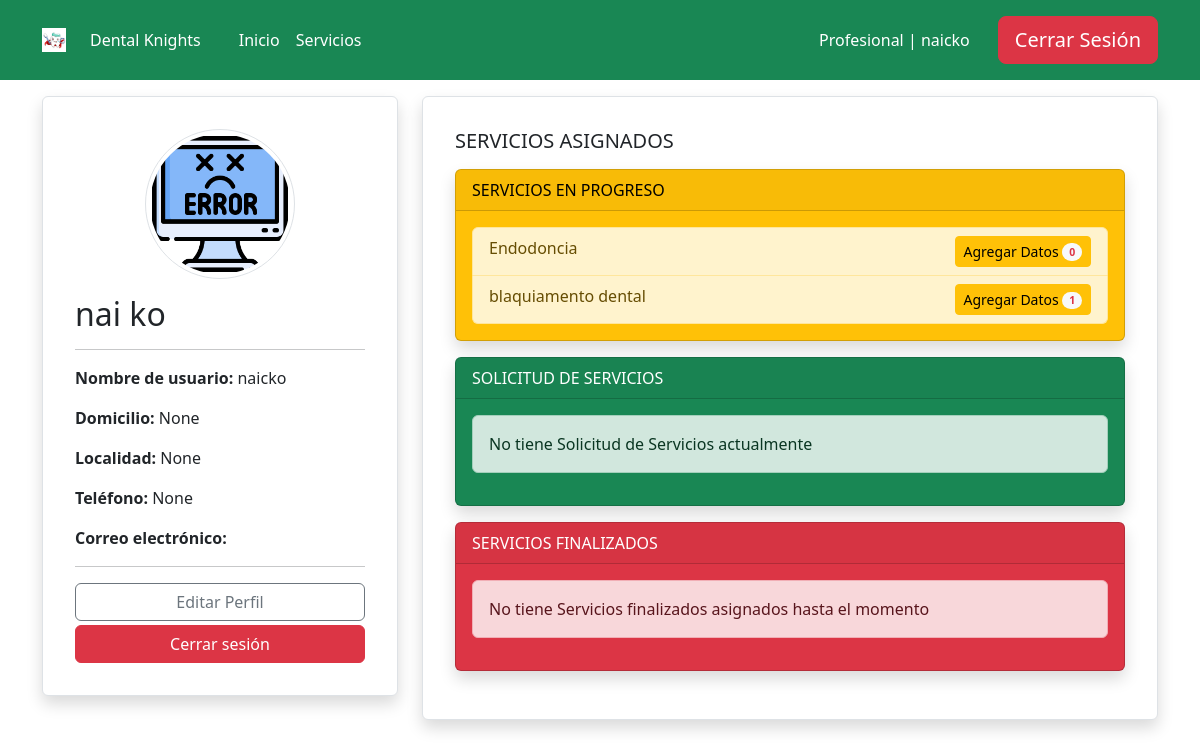
/profile/ (signed in), run on an earlier commit of the app's database.
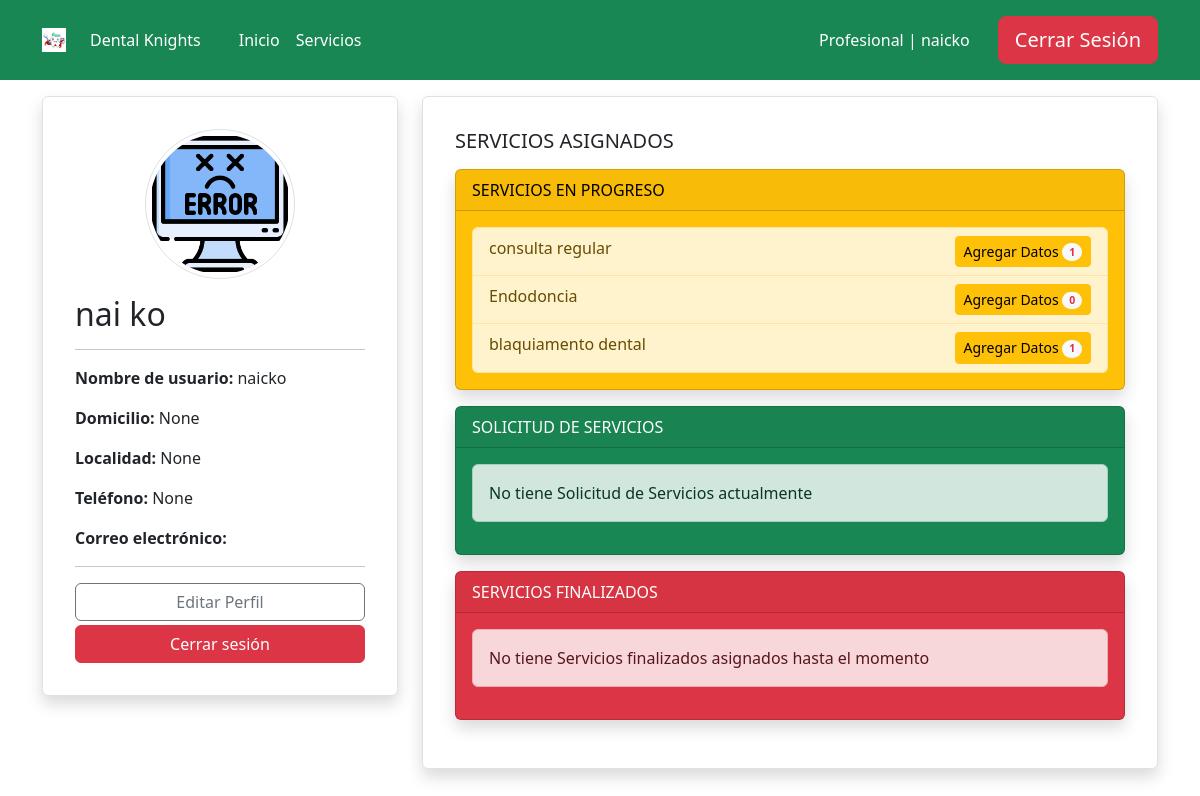
And on a later commit of the database.
### accounts/models.py (models this page shows, shortened)
class Profile(models.Model):
    user = models.OneToOneField(User, on_delete=models.CASCADE, related_name='profile', verbose_name='Usuario')
    image = models.ImageField(default='users/usuario_defecto.jpg', upload_to='users/', verbose_name='Imagen de perfil')
    address = models.CharField(max_length=150, null=True, blank=True, verbose_name='Direccion')
    location = models.CharField(max_length=100, null=True, blank=True, verbose_name='Localidad')
    telephone = models.CharField(max_length=20, null=True, blank=True, verbose_name='telefono')
    class Meta:
        verbose_name= 'perfil' # Nombre en singular para mostrar en el panel de administración
        verbose_name_plural= 'perfiles' # Nombre en plural para mostrar en el panel de administración
        ordering = ['-id'] # Ordena los perfiles de forma descendente por el ID, mostrando los más recientes primero

### core/models.py (models this page shows, shortened)
class Servicios(models.Model):
    STATUS_CHOICES = (
        ('S', 'Solicitud de Servicio'),  # Servicio solicitado por el cliente
        ('P', 'En progreso'),            # Servicio en proceso de realización
        ('F', 'Finalizado'),             # Servicio completado
    )
    name = models.CharField(max_length=100, verbose_name='Nombre del Servicio')  # Nombre del servicio
    description = models.TextField(blank=True, null=True, verbose_name='Descripción')  # Descripción opcional del servicio
    profesional = models.ForeignKey(User, on_delete=models.CASCADE, limit_choices_to={'groups__name': 'profesionales'}, verbose_name='Profesional')  # Profesional asignado, relacionado con un usuario del grupo "profesionales"
    n_procedimientos = models.PositiveIntegerField(default=0, verbose_name='Número de sesiones')  # Número de procedimientos o sesiones asociadas al servicio
    status = models.CharField(max_length=1, choices=STATUS_CHOICES, default='S', verbose_name='Estado')  # Estado del servicio, utilizando las opciones definidas en STATUS_CHOICES
    class Meta:
        verbose_name = 'servicio'
        verbose_name_plural = 'servicios'

### core/views.py (the view, shortened to what this page needs)
# urls.py: path('profile/', login_required(ProfileView.as_view()), name='profile'),
@add_group_name_to_context
class ProfileView(TemplateView):
    template_name = 'profile/profile.html'
    def get_context_data(self, **kwargs):
        context = super().get_context_data(**kwargs)
        user = self.request.user
        context['user_form'] = UserForm(instance=user)
        context['profile_form'] = ProfileForm(instance=user.profile)
        if user.groups.filter(name='profesionales').exists():
            assigned_services = Servicios.objects.filter(profesional=user).order_by('-id')
            inscription_services = assigned_services.filter(status='S')
            progress_services = assigned_services.filter(status='P')
            finalized_services = assigned_services.filter(status='F')
            context['inscription_services'] = inscription_services
            context['progress_services'] = progress_services
            context['finalized_services'] = finalized_services
        return context

### core/views.py (called while the page is built)
def plural_to_singular(plural):
    plural_singular = {
        "clientes": "cliente",
        "profesionales": "profesional",
        "ejecutivos": "ejecutivo",
        "administradores": "administrador",
    }
    return plural_singular.get(plural, "error")

def get_group_and_color(user):
    group = user.groups.first()
    group_id = None
    group_name = None
    group_name_singular = None
    color = None
    if group:
        if group.name == 'clientes':
            color = 'bg-primary'
        elif group.name == 'profesionales':
            color = 'bg-success'
        elif group.name == 'ejecutivos':
            color = 'bg-danger'
        elif group.name == 'administradores':
            color = 'bg-info'
        group_id = group.id
        group_name = group.name
        group_name_singular = plural_to_singular(group.name)
    return group_id, group_name, group_name_singular, color

def add_group_name_to_context(view_class):
    original_dispatch = view_class.dispatch
    def dispatch(self, request, *args, **kwargs):
        user = self.request.user
        group_id, group_name, group_name_singular, color = get_group_and_color(user)
        context = {
            'group_name': group_name,
            'group_name_singular': group_name_singular,
            'color': color
        }
        self.extra_context = context
        return original_dispatch(self, request, *args, **kwargs)
    view_class.dispatch = dispatch
    return view_class

### templates/profile/profile.html (shortened to what this page needs)
{% extends 'base.html' %}
{% load static %}
{% block content %}
    <div class="container my-3">
        <div class="row">
            <div class="col-md-4">
                <div class="card border rounded-2 shadow p-3 mb-3">
                    <div class="card-body">
                        <div class="text-center">
                            {% if user.profile.image %}
                                <img class="img-thumbnail rounded-circle mb-3" src="{{ user.profile.image.url }}" alt="{{ user.username }}" style="width: 150px;">
                            {% else %}
                                <img class="img-thumbnail rounded-circle mb-3" src="{% static 'users/usuario_defecto.jpg' %}" alt="Imagen por defecto" style="width: 150px;">
                            {% endif %}
                        </div>
                        <h2>{{ user.first_name }} {{ user.last_name }}</h2>
                        <hr>
                        <p><strong>Nombre de usuario: </strong>{{ user.username }}</p>
                        <p><strong>Domicilio: </strong>{{ user.profile.address }}</p>
                        <p><strong>Localidad: </strong>{{ user.profile.location }}</p>
                        <p><strong>Teléfono: </strong>{{ user.profile.telephone }}</p>
                        <p><strong>Correo electrónico: </strong>{{ user.email }}</p>
                        <hr>
                        <div class="text-center">
                            <a class="btn btn-outline-secondary w-100 mb-1" href="#" data-bs-toggle="modal" data-bs-target="#editProfileModal">Editar Perfil</a>
                            <form method="POST" action="{% url 'logout' %}" class="d-inline">
                                <button type="submit" class="btn btn-danger w-100">Cerrar sesión</button>
                            </form>
                        </div>
                    </div>
                </div>
            </div>
            <div class="col-md-8">
                <div class="card border rounded-2 shadow p-3 mb-3">
                    <div class="card-body">
                        {% if group_name == 'clientes' %}
                            {% include 'profile/clientes.html' %}
                        {% elif group_name == 'profesionales' %}
                            {% include 'profile/profesionales.html' %}
                        {% elif group_name == 'ejecutivos' %}
                            {% include 'profile/ejecutivos.html' %}
                        {% elif group_name == 'administradores' %}
                            {% include 'profile/admin.html' %}
                        {% endif %}
                    </div>
                </div>
            </div>
        </div>
    </div>
{% endblock %}

### templates/base.html (shortened to what this page needs)
{% load static %}
<!doctype html>
<html lang="es">
<head>
    <link href="https://cdn.jsdelivr.net/npm/bootstrap@5.3.0/dist/css/bootstrap.min.css" rel="stylesheet">
</head>
<body>
    {% include 'header.html' %}
    {% block content %}{% endblock %}
</body>
</html>

### templates/header.html (shortened to what this page needs)
{% if user.is_authenticated %}
    {% if group_name == 'clientes' %}
        <header class="p-3 text-bg-dark bg-primary">
    {% elif group_name == 'profesionales' %}
        <header class="p-3 text-bg-dark bg-success">
    {% elif group_name == 'ejecutivos' %}
        <header class="p-3 text-bg-dark bg-danger">
    {% elif group_name == 'administradores' %}
        <header class="p-3 text-bg-dark bg-info">
    {% else %}
        <header class="p-3 text-bg-dark bg-dark">
    {% endif %}
{% else %}
    <header class="p-3 text-bg-dark bg-black">
{% endif %}
    <div class="container">
        <div class="d-flex flex-wrap align-items-center justify-content-between">
            <a href="{% url 'home' %}" class="d-flex align-items-center mb-2 mb-lg-0 text-white text-decoration-none text-center" style="margin-right: 30px;">
                <img src="/media/dienteicon.jpg" alt="Logo" style="width: 24px; height: 24px; margin-right: 8px;">
                <span class="ms-3">Dental Knights</span>
            </a>
            {% if user.is_authenticated %}
                {% if group_name == 'clientes' %}
                    <ul class="nav col-12 col-lg-auto me-lg-auto mb-2 justify-content-center mb-md-0 bg-primary">
                {% elif group_name == 'profesionales' %}
                    <ul class="nav col-12 col-lg-auto me-lg-auto mb-2 justify-content-center mb-md-0 bg-success">
                {% elif group_name == 'ejecutivos' %}
                    <ul class="nav col-12 col-lg-auto me-lg-auto mb-2 justify-content-center mb-md-0 bg-danger">
                {% elif group_name == 'administradores' %}
                    <ul class="nav col-12 col-lg-auto me-lg-auto mb-2 justify-content-center mb-md-0 bg-info">
                {% else %}
                    <ul class="nav col-12 col-lg-auto me-lg-auto mb-2 justify-content-center mb-md-0 bg-dark">
                {% endif %}
            {% else %}
                <ul class="nav col-12 col-lg-auto me-lg-auto mb-2 justify-content-center mb-md-0 bg-black">
            {% endif %}
                <li><a href="{% url 'home' %}" class="nav-link px-2 text-white">Inicio</a></li>
                <li><a href="{% url 'servicios' %}" class="nav-link px-2 text-white">Servicios</a></li>
            </ul>
            <div class="d-flex align-items-center" style="gap: 20px;">
                {% if user.is_authenticated %}
                    <li style="list-style-type: none;">
                        <a class="nav-link px-2 text-white" href="{% url 'profile' %}">{{ group_name_singular|capfirst }}
                            | {{ user.username }}</a>
                    </li>
                    <form action="{% url 'logout' %}" method="post" style="display: inline;">
                        <button type="submit" class="btn btn-lg btn-danger">Cerrar Sesión</button>
                    </form>
                {% endif %}
            </div>
        </div>
    </div>
</header>

### templates/profile/profesionales.html
<h5>SERVICIOS ASIGNADOS</h5>
<div class="card text-bg-warning shadow mt-3 mb-3">
    <div class="card-header">SERVICIOS EN PROGRESO</div>
    <div class="card-body">
        {% if progress_services %}
            <ul class="list-group">
                {% for service in progress_services %}
                    {% with enrollment_count=service.registroservicio_set.count %}
                        <li class="list-group-item list-group-item-warning">
                            {{ service.name }}
                            <a href="{% url 'servicios_list' service.id %}" class="btn btn-sm btn-warning float-end">
                                {% if service.status == 'P' %}
                                    Agregar Datos
                                {% endif %}
                                <span class="badge rounded-pill bg-light text-danger">{{ enrollment_count }}</span>
                            </a>
                        </li>
                    {% endwith %}
                {% endfor %}
            </ul>
        {% else %}
            <div class="alert alert-warning" role="alert">
                No tiene Servicios en progreso asignados hasta el momento
            </div>
        {% endif %}
    </div>
</div>
<div class="card text-bg-success shadow mb-3">
    <div class="card-header">SOLICITUD DE SERVICIOS</div>
    <div class="card-body">
        {% if inscription_services %}
            <ul class="list-group">
                {% for service in inscription_services %}
                    {% with enrollment_count=service.registroservicio_set.count %}
                        <li class="list-group-item list-group-item-success">
                            {{ service.name }}
                            <a href="{% url 'servicios_list' service.id %}" class="btn btn-sm btn-success float-end">
                                {% if service.status == 'S' %}
                                    Consultar listado
                                {% endif %}
                                <span class="badge rounded-pill bg-light text-danger">{{ enrollment_count }}</span>
                            </a>
                        </li>
                    {% endwith %}
                {% endfor %}
            </ul>
        {% else %}
            <div class="alert alert-success" role="alert">
                No tiene Solicitud de Servicios actualmente
            </div>
        {% endif %}
    </div>
</div>
<div class="card text-bg-danger shadow mb-3">
    <div class="card-header">SERVICIOS FINALIZADOS</div>
    <div class="card-body">
        {% if finalized_services %}
            <ul class="list-group">
                {% for service in finalized_services %}
                    {% with enrollment_count=service.registroservicio_set.count %}
                        <li class="list-group-item list-group-item-danger">
                            {{ service.name }}
                            <a href="{% url 'servicios_list' service.id %}" class="btn btn-sm btn-danger float-end">
                                {% if service.status == 'F' %}
                                    Consultar listado
                                {% endif %}
                                <span class="badge rounded-pill bg-light text-danger">{{ enrollment_count }}</span>
                            </a>
                        </li>
                    {% endwith %}
                {% endfor %}
            </ul>
        {% else %}
            <div class="alert alert-danger" role="alert">
                No tiene Servicios finalizados asignados hasta el momento
            </div>
        {% endif %}
    </div>
</div>

What changed in the data, as far as the page shows it:
added Servicios: name "consulta regular", status "Agregar Datos", registroservicio_set.count "1"
